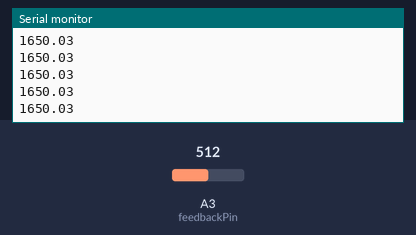
Bench run of a sketch on a simulated Arduino Zero (SAMD21). Shown: the last lines printed to the serial monitor. The test bench sets the inputs (shaded band); at power-on: A3 (feedbackPin) = 512 (analog values on the 0–1023 scale).

Above: at 1.2 s.
1.3 s: A3 (feedbackPin) set to 716
At 2.2 s:
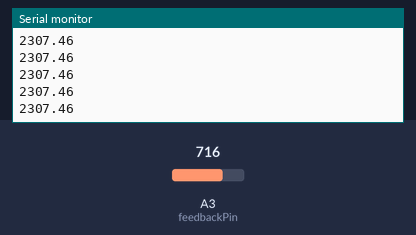
2.8 s: A3 (feedbackPin) set to 900
At 3.4 s:
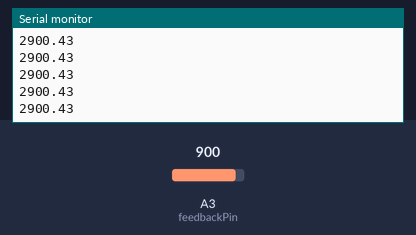
Timing chart, 0 to 5.8 s (numbered marks = the images above; inputs shaded):
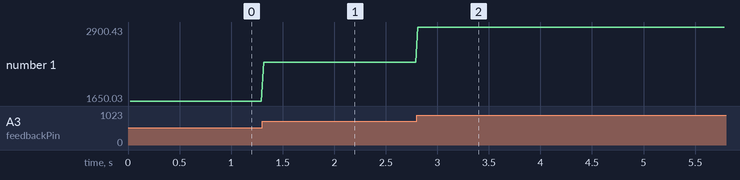

The sketch:

ServoWatch.ino
```cpp
#include <Servo.h>
uint8_t servoPin = 9;     // make sure these match your wiring
uint8_t feedbackPin = A3;
uint8_t ledPin = 13;
unsigned long timeLastPrint = 0;
unsigned long timeNow = 0;

Servo myservo;            // create servo object to control a servo

void setup() {
  Serial.begin(115200);
  while(!Serial && micros() < 10000000);
  analogReadResolution(16);
  Serial.print("\n\nServoWatch\n\nanalogRead() values in mV as you move by hand: \n");
  Serial.print("Connect the output lead to A3 analog input.\nA3_mV\n");
}

void loop() {
  timeNow = micros();
  // read the feedback and print some diagnostic results here
  double a = analogRead(A3) / 65535. * 3300.; // value in millivolts
  if(timeNow - timeLastPrint > 20000 && timeNow < 30000000){
    Serial.println(a);
    timeLastPrint = timeNow;
  }
}
```

Measured:
- after the input at 1.3 s, the serial monitor: prints a new line at once (image 1)
- after the input at 2.8 s, the serial monitor: prints a new line at once (image 2)
- plotted number 1: 1650.03 → 2307.46 after the input at 1.3 s, 2307.46 → 2900.43 after the input at 2.8 s
